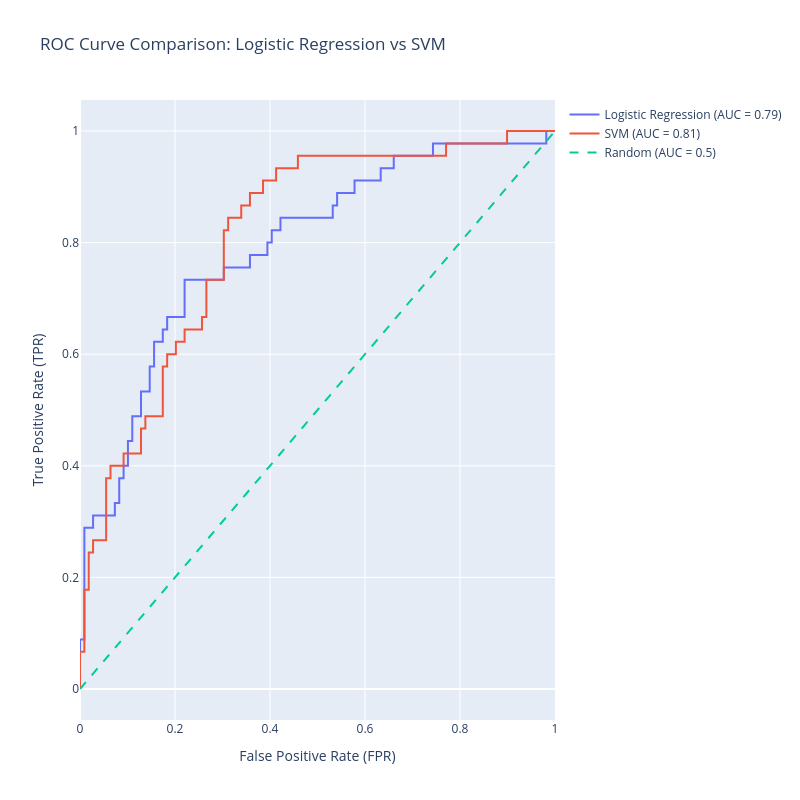

Notebook source saved alongside this figure:
### Markdown cell above
---
## Step 10 — Compare Multiple Models: Logistic Regression vs SVM

One of the most powerful uses of ROC curves is **comparing classifiers** on the same test set.

### Support Vector Machine (SVM) — Quick Recap
- Finds the **maximum-margin hyperplane** between classes.
- `SVC(probability=True)` enables probability output via **Platt scaling** (a calibration step).
- SVMs are sensitive to feature scale → we apply **StandardScaler** first.

### StandardScaler
- Transforms each feature to have **mean = 0, std = 1**.
- **Critical rule:** fit the scaler on **training data only**, then apply the same transformation to test data.
  - `fit_transform(X_train)` → learns mean/std from training set, applies it
  - `transform(X_test)` → applies the **same** learned mean/std (never refits on test data)

> **Why scale for SVM but not for Logistic Regression here?**  
> Logistic Regression can work without scaling (especially with regularisation), but SVM's margin calculation is distance-based and directly affected by feature magnitudes. Scaling is best practice for both, but critical for SVM.

### Code cell
import numpy as np
import plotly.graph_objects as go
from sklearn.linear_model import LogisticRegression
from sklearn.svm import SVC
from sklearn.metrics import roc_curve, roc_auc_score
from sklearn.preprocessing import StandardScaler

# --- Feature Scaling for SVM ---
# IMPORTANT: fit ONLY on training data to avoid data leakage
scaler = StandardScaler()
X_train_scaled = scaler.fit_transform(X_train)  # fit + transform training data
X_test_scaled  = scaler.transform(X_test)        # transform test data with same params

# --- Model 1: Logistic Regression ---
lr_model = LogisticRegression(max_iter=1000)
lr_model.fit(X_train, y_train)                    # unscaled data is fine for LR
lr_scores = lr_model.predict_proba(X_test)[:, 1]  # P(diabetic)

# --- Model 2: Support Vector Machine ---
# probability=True enables predict_proba() via Platt scaling (slower to train)
svm_model = SVC(probability=True)
svm_model.fit(X_train_scaled, y_train)                    # scaled data for SVM
svm_scores = svm_model.predict_proba(X_test_scaled)[:, 1] # P(diabetic)

# --- Compute ROC curves for both models ---
lr_fpr,  lr_tpr,  lr_thresholds  = roc_curve(y_test, lr_scores)
svm_fpr, svm_tpr, svm_thresholds = roc_curve(y_test, svm_scores)

lr_auc  = roc_auc_score(y_test, lr_scores)
svm_auc = roc_auc_score(y_test, svm_scores)

print(f"Logistic Regression AUC: {lr_auc:.4f}")
print(f"SVM AUC:                 {svm_auc:.4f}")
print(f"\nBetter model: {'Logistic Regression' if lr_auc >= svm_auc else 'SVM'}")

# --- Plot both ROC curves for comparison ---
trace_lr = go.Scatter(
    x=lr_fpr, y=lr_tpr,
    mode='lines',
    name=f'Logistic Regression (AUC = {lr_auc:.2f})'
)

trace_svm = go.Scatter(
    x=svm_fpr, y=svm_tpr,
    mode='lines',
    name=f'SVM (AUC = {svm_auc:.2f})'
)

trace_diag = go.Scatter(
    x=[0, 1], y=[0, 1],
    mode='lines',
    name='Random (AUC = 0.5)',
    line=dict(dash='dash')
)

layout = go.Layout(
    title='ROC Curve Comparison: Logistic Regression vs SVM',
    xaxis=dict(title='False Positive Rate (FPR)'),
    yaxis=dict(title='True Positive Rate (TPR)'),
    autosize=False,
    width=800,
    height=800,
    showlegend=True
)

fig = go.Figure(data=[trace_lr, trace_svm, trace_diag], layout=layout)
fig.show()

### Figure 1 — Plotly figure (JSON) as saved in the notebook; plotly's stock layout.template omitted (floating-point values rounded to 4 significant figures)
{"data": [{"mode": "lines", "name": "Logistic Regression (AUC = 0.79)", "type": "scatter", "x": [0, 0, 0, 0.009174, 0.009174, 0.02752, 0.02752, 0.07339, 0.07339, 0.08257, 0.08257, 0.09174, 0.09174, 0.1009, 0.1009, 0.1101, 0.1101, 0.1284, 0.1284, 0.1468, 0.1468, 0.156, 0.156, 0.1743, 0.1743, 0.1835, 0.1835, 0.2202, 0.2202, 0.3028, 0.3028, 0.3578, 0.3578, 0.3945, 0.3945, 0.4037, 0.4037, 0.422, 0.422, 0.5321, 0.5321, 0.5413, 0.5413, 0.578, 0.578, 0.633, 0.633, 0.6606, 0.6606, 0.7431, 0.7431, 0.9817, 0.9817, 1], "y": [0, 0.02222, 0.08889, 0.08889, 0.2889, 0.2889, 0.3111, 0.3111, 0.3333, 0.3333, 0.3778, 0.3778, 0.4, 0.4, 0.4444, 0.4444, 0.4889, 0.4889, 0.5333, 0.5333, 0.5778, 0.5778, 0.6222, 0.6222, 0.6444, 0.6444, 0.6667, 0.6667, 0.7333, 0.7333, 0.7556, 0.7556, 0.7778, 0.7778, 0.8, 0.8, 0.8222, 0.8222, 0.8444, 0.8444, 0.8667, 0.8667, 0.8889, 0.8889, 0.9111, 0.9111, 0.9333, 0.9333, 0.9556, 0.9556, 0.9778, 0.9778, 1, 1]}, {"mode": "lines", "name": "SVM (AUC = 0.81)", "type": "scatter", "x": [0, 0, 0, 0.009174, 0.009174, 0.01835, 0.01835, 0.02752, 0.02752, 0.05505, 0.05505, 0.06422, 0.06422, 0.09174, 0.09174, 0.1284, 0.1284, 0.1376, 0.1376, 0.1743, 0.1743, 0.1835, 0.1835, 0.2018, 0.2018, 0.2202, 0.2202, 0.2569, 0.2569, 0.2661, 0.2661, 0.3028, 0.3028, 0.3119, 0.3119, 0.3394, 0.3394, 0.3578, 0.3578, 0.3853, 0.3853, 0.4128, 0.4128, 0.4587, 0.4587, 0.7706, 0.7706, 0.8991, 0.8991, 1], "y": [0, 0.02222, 0.06667, 0.06667, 0.1778, 0.1778, 0.2444, 0.2444, 0.2667, 0.2667, 0.3778, 0.3778, 0.4, 0.4, 0.4222, 0.4222, 0.4667, 0.4667, 0.4889, 0.4889, 0.5778, 0.5778, 0.6, 0.6, 0.6222, 0.6222, 0.6444, 0.6444, 0.6667, 0.6667, 0.7333, 0.7333, 0.8222, 0.8222, 0.8444, 0.8444, 0.8667, 0.8667, 0.8889, 0.8889, 0.9111, 0.9111, 0.9333, 0.9333, 0.9556, 0.9556, 0.9778, 0.9778, 1, 1]}, {"line": {"dash": "dash"}, "mode": "lines", "name": "Random (AUC = 0.5)", "type": "scatter", "x": [0, 1], "y": [0, 1]}], "layout": {"autosize": false, "height": 800, "showlegend": true, "title": {"text": "ROC Curve Comparison: Logistic Regression vs SVM"}, "width": 800, "xaxis": {"title": {"text": "False Positive Rate (FPR)"}}, "yaxis": {"title": {"text": "True Positive Rate (TPR)"}}}}
